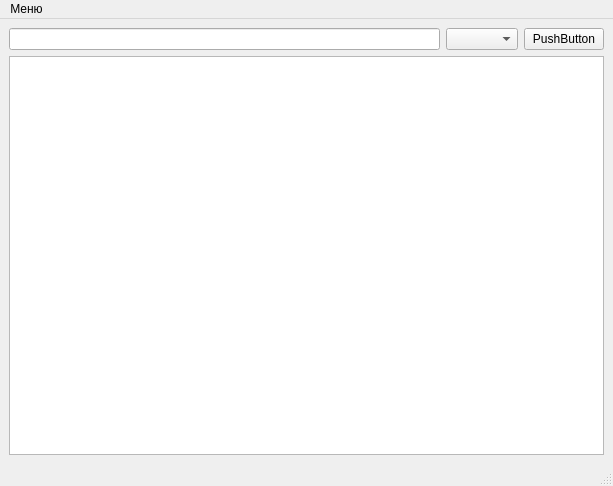
<?xml version="1.0" encoding="UTF-8"?>
<ui version="4.0">
 <class>MainWindow</class>
 <widget class="QMainWindow" name="MainWindow">
  <property name="geometry">
   <rect>
    <x>0</x>
    <y>0</y>
    <width>613</width>
    <height>486</height>
   </rect>
  </property>
  <property name="windowTitle">
   <string>MainWindow</string>
  </property>
  <widget class="QWidget" name="centralwidget">
   <layout class="QGridLayout" name="gridLayout">
    <item row="0" column="0">
     <widget class="QLineEdit" name="lineEdit"/>
    </item>
    <item row="0" column="1">
     <widget class="QComboBox" name="comboBox"/>
    </item>
    <item row="0" column="2">
     <widget class="QPushButton" name="pushButton">
      <property name="text">
       <string>PushButton</string>
      </property>
     </widget>
    </item>
    <item row="1" column="0" colspan="3">
     <widget class="QPlainTextEdit" name="plainTextEdit"/>
    </item>
   </layout>
  </widget>
  <widget class="QMenuBar" name="menubar">
   <property name="geometry">
    <rect>
     <x>0</x>
     <y>0</y>
     <width>613</width>
     <height>21</height>
    </rect>
   </property>
   <widget class="QMenu" name="menu">
    <property name="title">
     <string>Меню</string>
    </property>
    <addaction name="action"/>
    <addaction name="action_2"/>
   </widget>
   <addaction name="menu"/>
  </widget>
  <widget class="QStatusBar" name="statusbar"/>
  <action name="action">
   <property name="text">
    <string>О программе</string>
   </property>
  </action>
  <action name="action_2">
   <property name="text">
    <string>Выход</string>
   </property>
  </action>
 </widget>
 <resources/>
 <connections/>
</ui>
